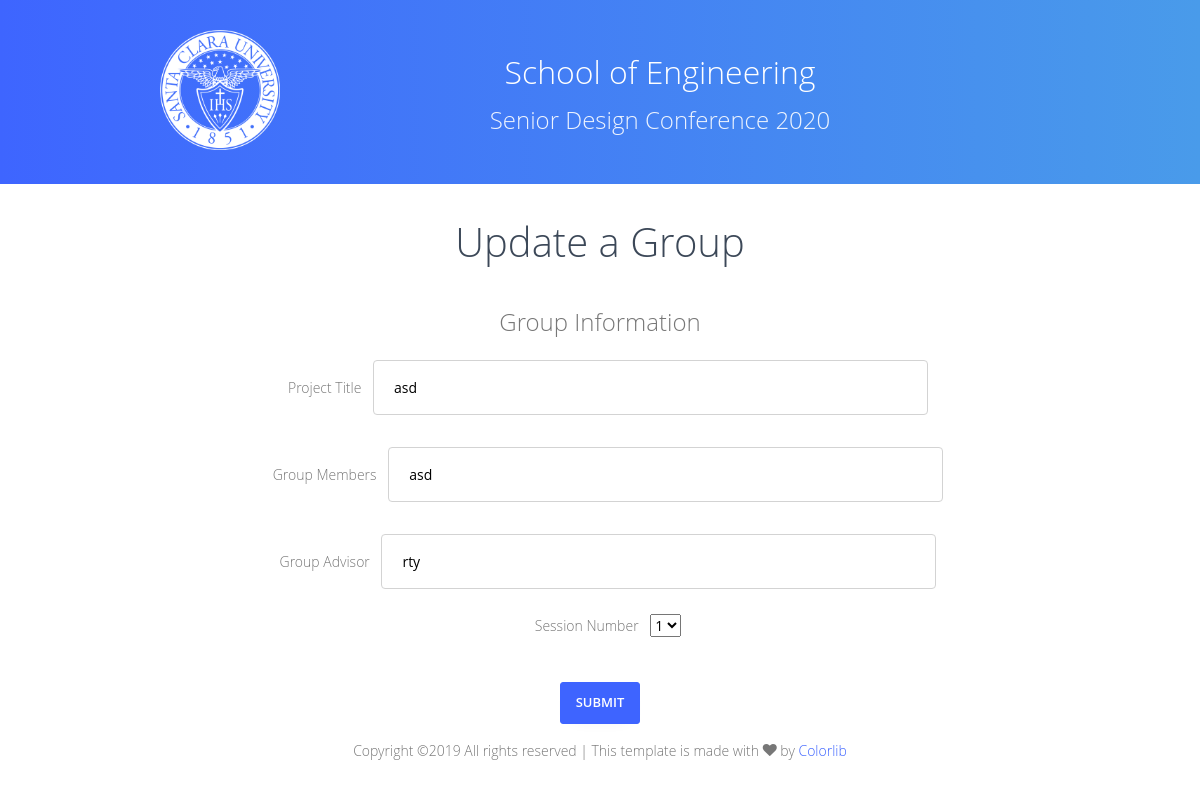
The app's page /home/admin/edit_group/1/, older data.
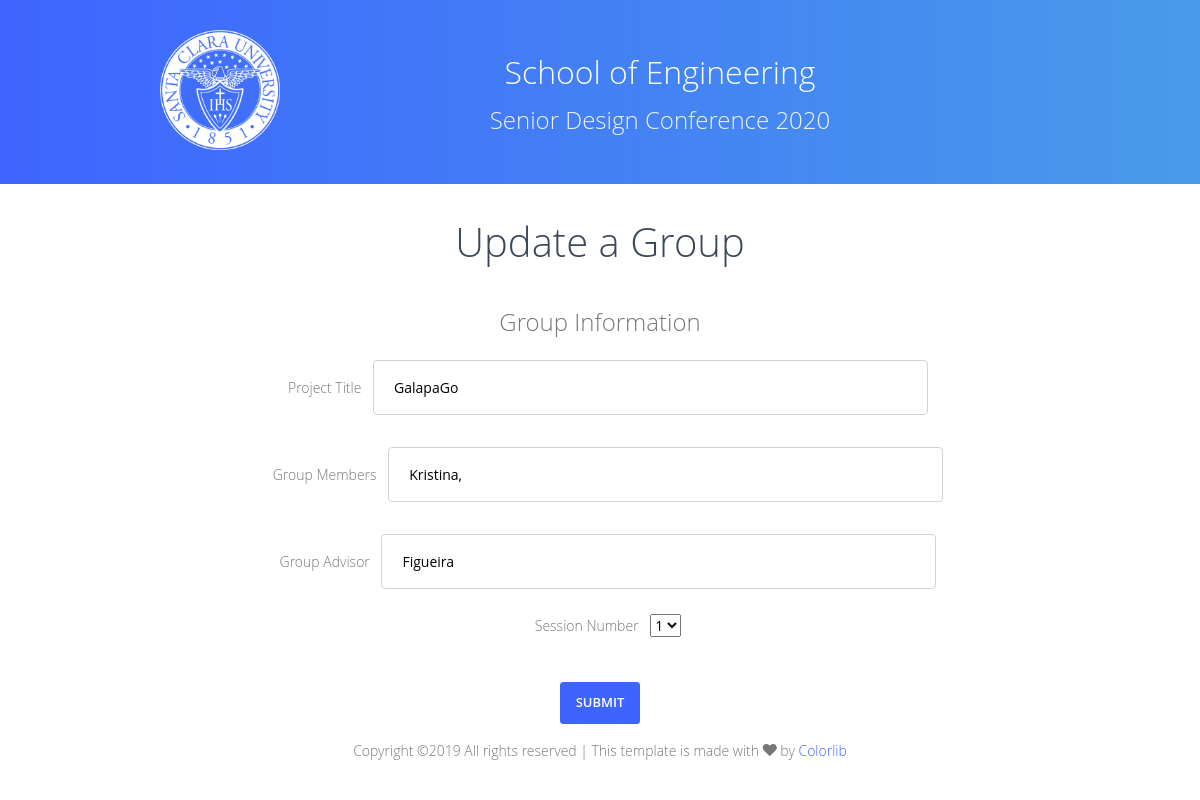
The same page, newer data.
### manager/models.py (models this page shows, shortened)
class Group (models.Model):
    project_name= models.CharField(max_length=50)
    group_name= models.CharField(max_length=50)
    advisor_name= models.CharField(max_length=50)
    session = models.ForeignKey(NewSessionForm, on_delete=models.CASCADE)

### manager/views.py (the view)
# urls.py: path('edit_group/<int:group_id>/', views.edit_group, name='editgroup'),
def edit_group(request, group_id):
    mygroup = get_object_or_404(Group, pk=group_id)
    session_list = NewSessionForm.objects.order_by('sessionNum')
    return render(request, 'editgroupform.html', {'group': mygroup, 'session_list': session_list})

### templates/editgroupform.html (shortened to what this page needs)
<!DOCTYPE html>
<html lang="en">
  <head>
    {% load static %}
	<link rel='stylesheet' href="{% static 'css/open-iconic-bootstrap.min.css' %}">
	<link rel='stylesheet' href="{% static 'css/animate.css' %}">
	<link rel='stylesheet' href="{% static 'css/owl.carousel.min.css' %}">
	<link rel='stylesheet' href="{% static 'css/owl.theme.default.min.css' %}">
	<link rel='stylesheet' href="{% static 'css/magnific-popup.css' %}">
	<link rel='stylesheet' href="{% static 'css/ionicons.min.css' %}">
	<link rel='stylesheet' href="{% static 'css/bootstrap-datetimepicker.min.css' %}">
	<link rel='stylesheet' href="{% static 'css/nouislider.css' %}">
	<link rel='stylesheet' href="{% static 'css/aos.css' %}">
	<link rel='stylesheet' href="{% static 'css/flaticon.css' %}">
	<link rel='stylesheet' href="{% static 'css/icomoon.css' %}">
	<link rel='stylesheet' href="{% static 'css/style.css' %}">
  </head>
<body>
  <div class="main-section">
  	<div class="main-section">
        <section class="hero-wrap">
            <div class="container">
                <div class="row descriptionalign-items-center justify-content-center">
                    <a href="/home/">
                        <img class="logoSmall" src="{% static 'images/scuLogo.png' %}">
                    </a>
                    <div class="col-md-8 text-center">
                        <div class="text textSmall">
                            <h2 style="color: #fff;">School of Engineering</h2>
                            <h4 class="mb-5">Senior Design Conference 2020</h4>
                        </div>
                    </div>
                </div>
            </div>
        </section>
        <section>
            <div class="container" style="position: relative;">
                <h1 style="text-align: center; margin-top: 30px; margin-bottom: 30px;">Update a Group</h1>
                <form method="POST" action="{% url 'updategroup' group.id %}" style="text-align: center;">
			<fieldset>
                        <legend>Group Information</legend>
                        <p>
                            <label>Project Title</label>
                            <input type="text" id="project" value={{group.project_name}} name="project">
                        </p>
                        <p>
                            <label>Group Members</label>
                            <input type="text" id="group" value={{group.group_name}} name="group"><br/>
                        </p>
                        <p>
                            <label>Group Advisor</label>
                            <input type="text" id="advisor"  value={{group.advisor_name}} name="advisor"><br/>
                        </p>
			<p>
				<label>Session Number</label>
			  	{% if session_list %}
				     <select name="sessionId">
				      {% for session in session_list %}
					       <option value="{{ session.id }}">{{ session.sessionNum }}</option>
				       {% endfor %}
				     </select>
			    	{% endif %}
			</p>
                    </fieldset>
                    <button type="submit" class="btn btn-primary centerMe" style="margin-top: 20px; display: block;">Submit</button>
                </form>
            </div>
        </section>
	<footer class="ftco-section ftco-section-2">
	  <div class="col-md-12 text-center">
    	<p class="mb-0">
        Copyright &copy; All rights reserved | This template is made with <i class="icon-heart" aria-hidden="true"></i> by <a href="https://colorlib.com" target="_blank">Colorlib</a>
        </p>
      </div>
	</footer>
  </div>
</body>
</html>

Row changes from the older to the newer data that the page shows:
changed Group: project "asd" → "GalapaGo"; advisor "rty" → "Figueira"; group "asd" → (not shown)
Text that changed along with them:
form field group: (not shown) → "Kristina,"
